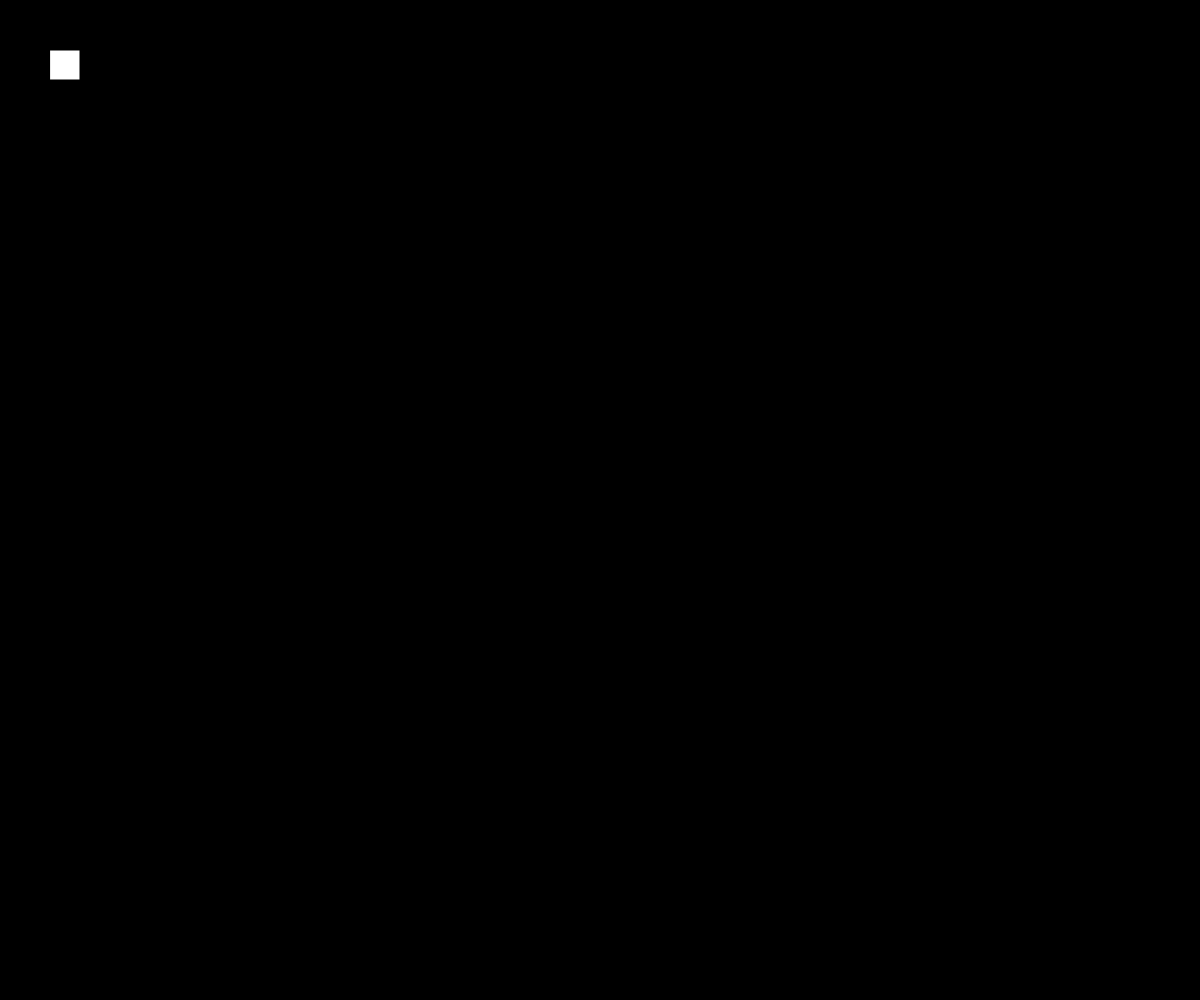
Frame 1 (no input)
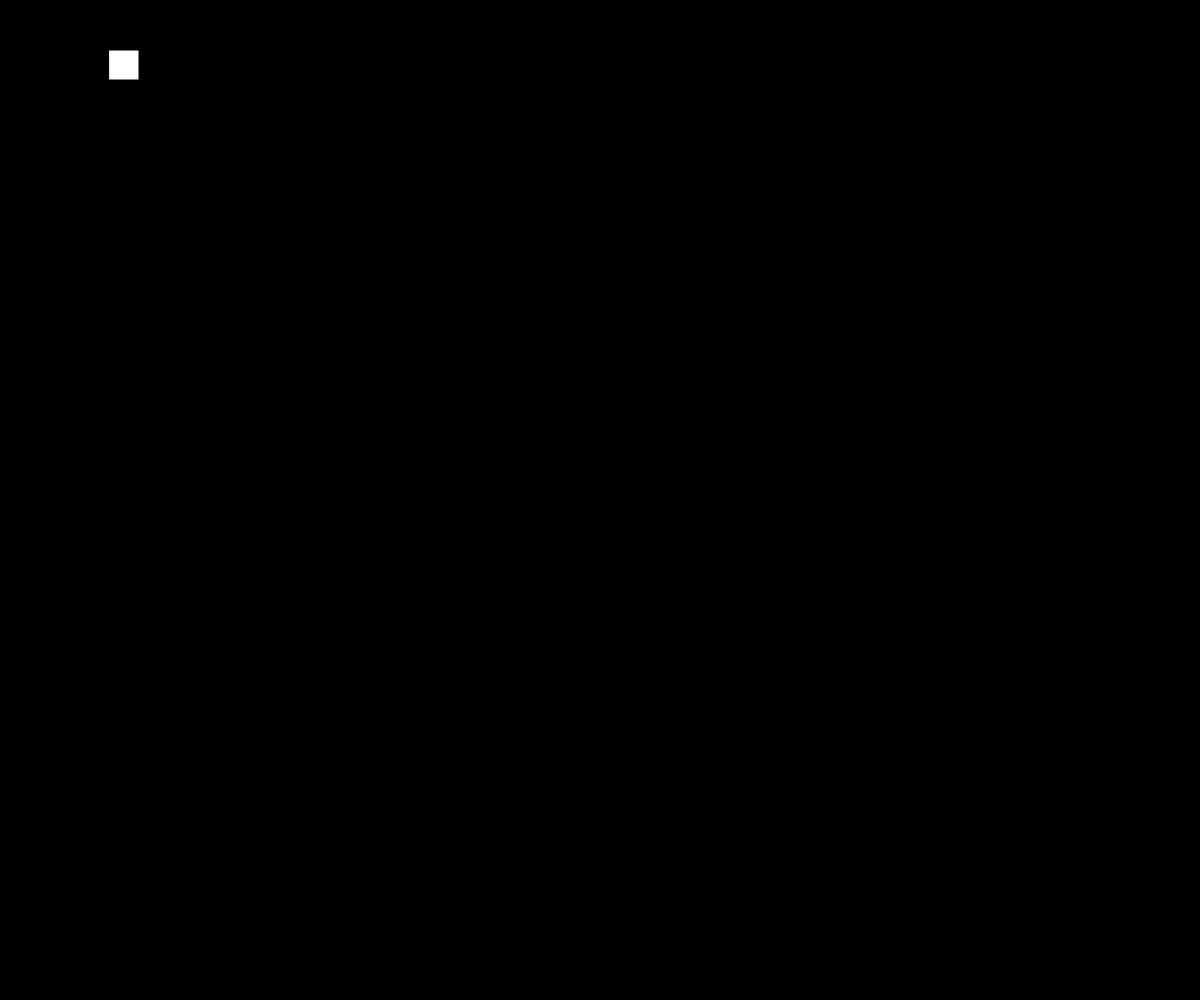
Frame 60 (no input)
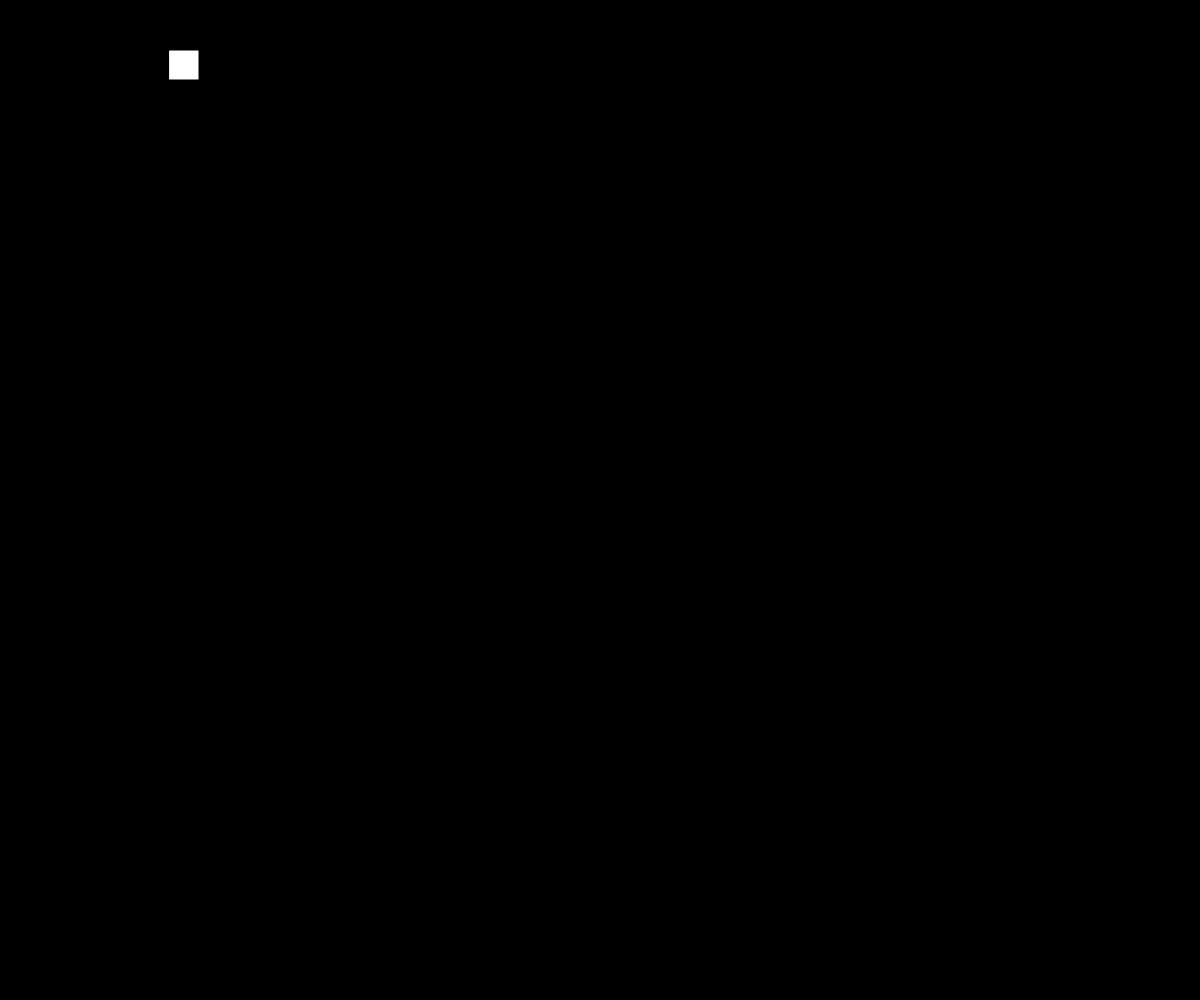
Frame 120 (the mouse pressed at the canvas centre since frame 60)

The p5.js sketch that drew these frames (run headless with seeded random() and noise() and a simulated clock; from frame 60 on, the mouse is pressed at the canvas centre):

// p5.js sketch
// ── sketch.js
blockX = 50
blockY = 50
blockWidth = 30
blockHeight = 30
blockSpeedX = 1;
blockSpeedY = 1;

function setup() 
{
    createCanvas(windowWidth, windowHeight);
}

function draw()
{
    background(0);
    fill(255, 255, 255);
    rect(blockX, blockY, blockWidth, blockHeight);
    blockX = blockX + blockSpeedX;
    if (blockX > width || blockX < 0) {
        blockSpeedX *= -1;
    }
}
